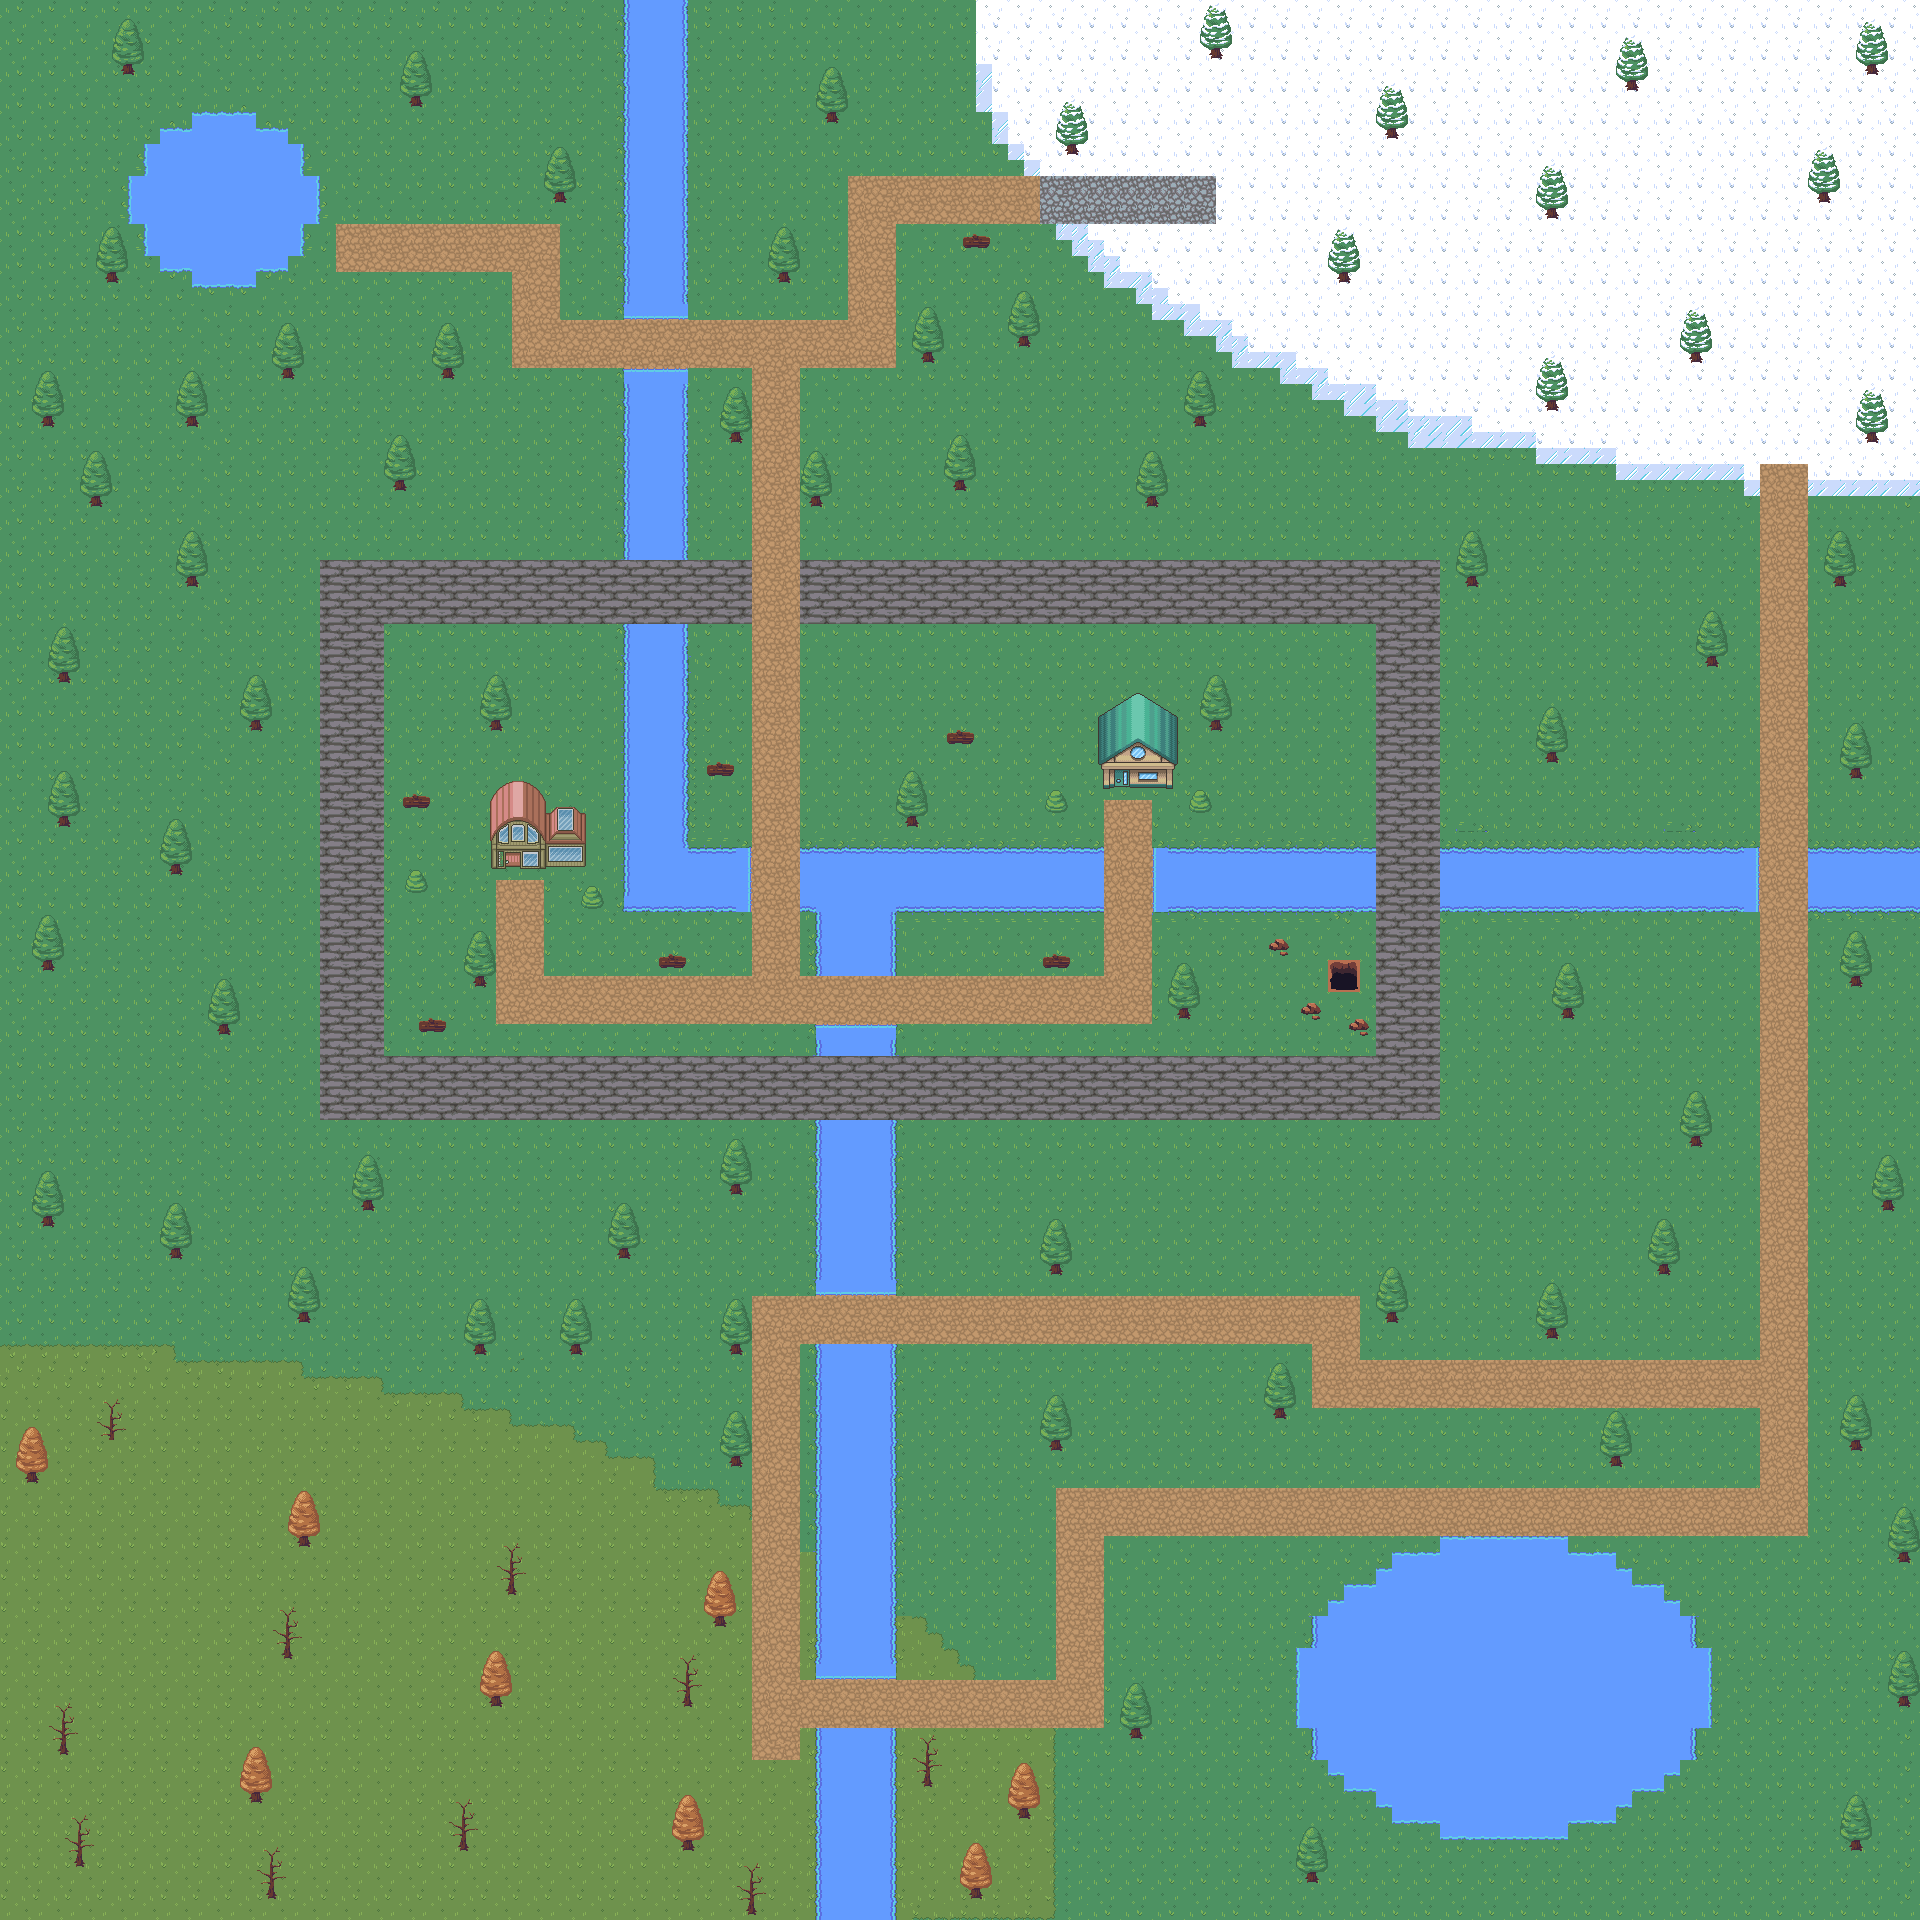

The image is a tile-based game level rendered from a .tmx file. Its description and source (layers, tilesets, objects; grid data summarised) follow:
An orthogonal 120x120 tile map with 16x16 px tiles, 8 tile layers (background, deco, water, tree, ...), 5 tilesets and 175 objects (155x collision, player, collison, enter_libary, spawn_out_libary, ...).

<map version="1.8" tiledversion="1.8.0" orientation="orthogonal" renderorder="right-down" width="120" height="120" tilewidth="16" tileheight="16" infinite="0" nextlayerid="22" nextobjectid="243">
 <tileset firstgid="1" source="../tsx_file/nature.tsx" />
 <tileset firstgid="721" source="../tsx_file/house.tsx" />
 <tileset firstgid="1496" source="../tsx_file/winter.tsx" />
 <tileset firstgid="2216" source="../tsx_file/autumn.tsx" />
 <tileset firstgid="2756" source="../tsx_file/dongeon.tsx" />
 <layer id="10" name="background" width="120" height="120">
  <data>[14400 cells, 14400 non-empty, 26 distinct tile ids]</data>
 </layer>
 <layer id="15" name="deco" width="120" height="120">
  <data>[14400 cells, 254 non-empty, 43 distinct tile ids]</data>
 </layer>
 <layer id="13" name="water" width="120" height="120">
  <data>[14400 cells, 1683 non-empty, 24 distinct tile ids]</data>
 </layer>
 <layer id="16" name="tree" width="120" height="120">
  <data>[14400 cells, 242 non-empty, 14 distinct tile ids]</data>
 </layer>
 <layer id="17" name="house" width="120" height="120">
  <data>[14400 cells, 57 non-empty, 57 distinct tile ids]</data>
 </layer>
 <layer id="12" name="walls" width="120" height="120">
  <data>[14400 cells, 776 non-empty, 4 distinct tile ids]</data>
 </layer>
 <layer id="18" name="path" width="120" height="120">
  <data>[14400 cells, 1198 non-empty, 12 distinct tile ids]</data>
 </layer>
 <layer id="20" name="top" width="120" height="120">
  <data>[14400 cells, 543 non-empty, 69 distinct tile ids]</data>
 </layer>
 <objectgroup id="14" name="object">
  <object id="14" name="player" x="824.3" y="724.76">
   <point />
  </object>
  <object id="16" type="collision" x="0.666667" y="1919.33" width="1920" height="14" />
  <object id="17" type="collision" x="1920" y="0" width="37" height="1921" />
  <object id="19" type="collision" x="1" y="-24" width="1919" height="25" />
  <object id="20" type="collision" x="-26" y="3" width="26" height="1932" />
  <object id="21" type="collision" x="819.833" y="1729.67" width="74" height="205.5" />
  <object id="22" type="collision" x="816.833" y="1346" width="76.5" height="330" />
  <object id="23" type="collision" x="816.5" y="1028.5" width="78" height="263" />
  <object id="24" type="collision" x="817.5" y="852" width="75" height="121" />
  <object id="25" type="collision" x="627.333" y="2.33333" width="56.5" height="317" />
  <object id="31" type="collision" x="627" y="370.667" width="58" height="537" />
  <object id="32" type="collision" x="685" y="851" width="63" height="58" />
  <object id="33" type="collision" x="803" y="850.167" width="300" height="61.5" />
  <object id="34" type="collision" x="1154" y="850" width="603" height="60.5" />
  <object id="35" type="collision" x="1810.17" y="850" width="122" height="61" />
  <object id="36" type="collision" x="1849" y="977" width="14" height="10" />
  <object id="37" type="collision" x="1880.5" y="1200" width="16" height="10" />
  <object id="39" type="collision" x="120" y="64" width="14.5" height="13" />
  <object id="42" type="collision" x="103" y="272.5" width="14.5" height="11" />
  <object id="43" type="collision" x="280" y="368.5" width="14.5" height="10.5" />
  <object id="44" type="collision" x="184" y="417" width="14" height="11.5" />
  <object id="45" type="collision" x="41" y="417" width="11" height="8.5" />
  <object id="46" type="collision" x="89.5" y="496.5" width="12.5" height="8.5" />
  <object id="47" type="collision" x="185" y="576.5" width="14.5" height="11" />
  <object id="50" type="collision" x="57" y="672.5" width="14.5" height="12.5" />
  <object id="51" type="collision" x="57" y="816.5" width="13.5" height="12.5" />
  <object id="52" type="collision" x="249" y="721.5" width="14" height="9" />
  <object id="53" type="collision" x="169" y="865" width="11" height="13.5" />
  <object id="54" type="collision" x="42" y="961" width="12.5" height="11" />
  <object id="55" type="collision" x="217" y="1024.5" width="14.5" height="10.5" />
  <object id="57" type="collision" x="170" y="1249" width="11" height="12.5" />
  <object id="58" type="collision" x="41" y="1217" width="11.5" height="11" />
  <object id="59" type="collision" x="360.5" y="1202" width="13.5" height="10.5" />
  <object id="60" type="collision" x="296" y="1312.5" width="15.5" height="11" />
  <object id="61" type="collision" x="297" y="1536" width="12" height="12.5" />
  <object id="63" type="collision" x="27" y="1472" width="9.5" height="12.5" />
  <object id="64" type="collision" x="107" y="1398.5" width="9.5" height="53.5" />
  <object id="65" type="collision" x="281.5" y="1609.5" width="10.5" height="50.5" />
  <object id="66" type="collision" x="249.5" y="1792.5" width="11" height="10.5" />
  <object id="67" type="collision" x="58.5" y="1706.5" width="9" height="50" />
  <object id="68" type="collision" x="267" y="1851.5" width="9" height="49" />
  <object id="69" type="collision" x="74" y="1817" width="10.5" height="52" />
  <object id="70" type="collision" x="457" y="1802.5" width="12.5" height="49" />
  <object id="71" type="collision" x="506.5" y="1545" width="9.5" height="52" />
  <object id="72" type="collision" x="714" y="1615.5" width="11.5" height="12.5" />
  <object id="73" type="collision" x="730.5" y="1457" width="9" height="9.5" />
  <object id="74" type="collision" x="681.5" y="1843" width="11" height="9" />
  <object id="75" type="collision" x="683" y="1660" width="8.5" height="49.5" />
  <object id="76" type="collision" x="747" y="1867.5" width="10" height="47.5" />
  <object id="77" type="collision" x="969" y="1888.5" width="11.5" height="8.5" />
  <object id="78" type="collision" x="1016.5" y="1808" width="12.5" height="11" />
  <object id="79" type="collision" x="922.5" y="1739.5" width="9" height="50" />
  <object id="80" type="collision" x="1128.5" y="1728" width="14" height="11.5" />
  <object id="81" type="collision" x="1305" y="1872.5" width="13" height="10" />
  <object id="82" type="collision" x="1298.5" y="1647.5" width="17" height="80.5" />
  <object id="83" type="collision" x="1315" y="1728.5" width="38.5" height="30.5" />
  <object id="84" type="collision" x="1330" y="1760.5" width="28.5" height="13" />
  <object id="85" type="collision" x="1345.5" y="1775.5" width="36" height="12.5" />
  <object id="86" type="collision" x="1376.5" y="1791.5" width="17.5" height="12" />
  <object id="87" type="collision" x="1395" y="1806.5" width="47" height="14.5" />
  <object id="89" type="collision" x="1442" y="1816.5" width="124.5" height="20.5" />
  <object id="90" type="collision" x="1569" y="1806.5" width="46.5" height="13.5" />
  <object id="91" type="collision" x="1617" y="1788.5" width="12.5" height="14.5" />
  <object id="92" type="collision" x="1632.5" y="1772" width="30" height="15.5" />
  </objectgroup>
 <objectgroup id="19" name="NPCPaths" visible="0">
  <!-- 10 objects omitted --></objectgroup>
 <objectgroup id="21" name="EnemyPosition" />
</map>
<!-- 111 of 175 objects omitted -->
